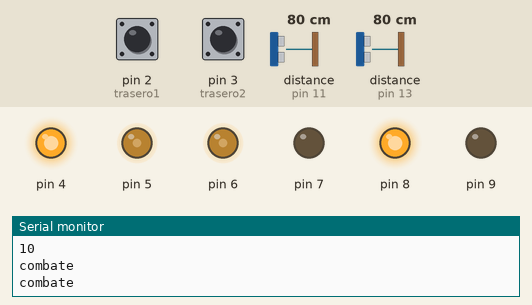
Simulated run of this sketch. Board: Arduino Uno, built with avr-gcc and run on an emulated ATmega328P. Parts: output pins drawn as LEDs (lit = HIGH), the last lines printed to the serial monitor. The inputs (shaded band) are chosen by the test bench; at power-on: distance to the obstacle (sensors on pin 11, pin 13) 80 cm, pin 2 (trasero1) HIGH, pin 3 (trasero2) HIGH. The echo pulse lasts 58.3 µs per cm; pins used as bus, display or sensor lines are not drawn.

Above: at 13.3 s.
13.4 s: distance to the obstacle (sensor on pin 11) set to 2 cm
At 14.6 s:
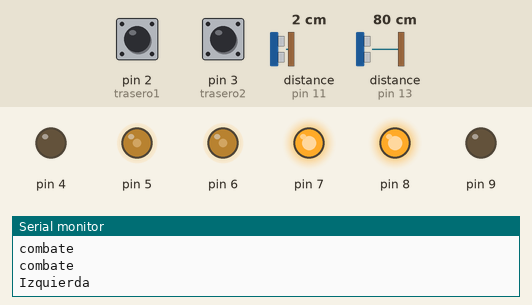
16.5 s: distance to the obstacle (sensor on pin 11) set to 120 cm
At 17.7 s:
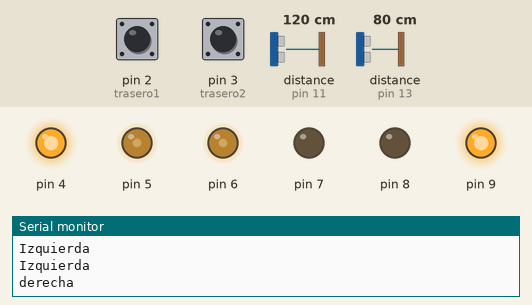
19.6 s: pin 2 (trasero1) pulled LOW for 2.7 s
At 22.9 s:
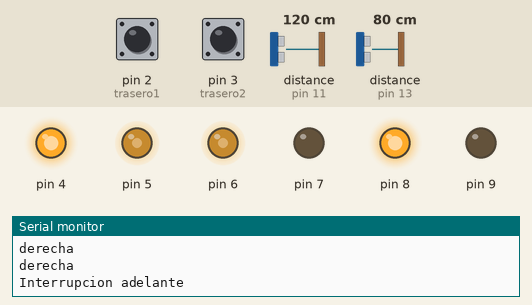
23.8 s: distance to the obstacle (sensor on pin 13) set to 115 cm
26.9 s: distance to the obstacle (sensor on pin 13) set to 123 cm
At 27.7 s:
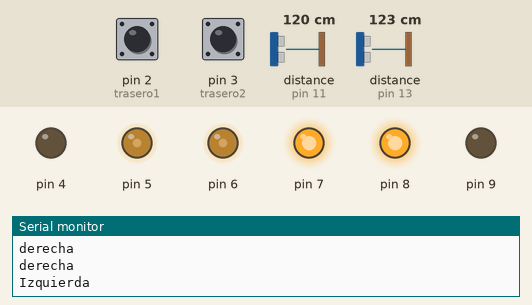
30.0 s: pin 3 (trasero2) pulled LOW for 2.7 s
At 33.3 s:
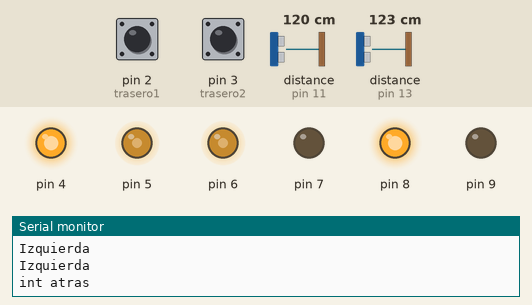
Timing chart, 0 to 35.1 s (numbered marks = the images above; inputs shaded):
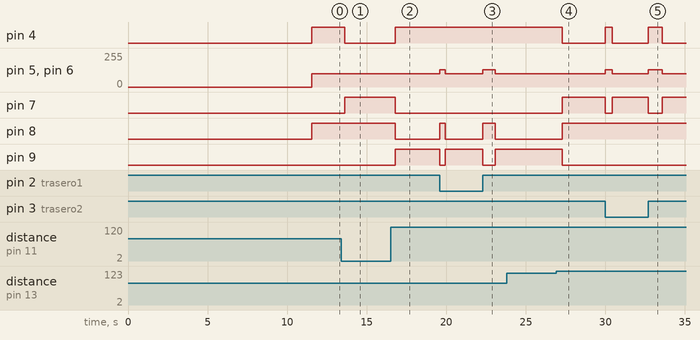

Measured:
- the behaviour switches between 119 and 120 cm on distance to the obstacle (sensor on pin 13) (found by bisection; images 3 and 4)
- after the input at 13.4 s, pin 4: HIGH → LOW after 0.24 s; pin 7: LOW → HIGH after 0.24 s
- after the input at 16.5 s, pin 4, pin 9: LOW → HIGH after 0.29 s; pin 7, pin 8: HIGH → LOW after 0.29 s
- after the input at 19.6 s, pin 5, pin 6: 100/255 → 128/255 at once, → 100/255 0.34 s later, → 128/255 2.4 s later, → 100/255 0.78 s later; pin 8: LOW → HIGH at once, → LOW 0.34 s later, → HIGH 2.4 s later, → LOW 0.78 s later; pin 9: HIGH → LOW at once, → HIGH 0.34 s later, → LOW 2.4 s later, → HIGH 0.78 s later
- after the input at 26.9 s, pin 4, pin 9: HIGH → LOW after 0.38 s; pin 7, pin 8: LOW → HIGH after 0.38 s
- after the input at 30.0 s, pin 4: LOW → HIGH at once, → LOW 0.42 s later, → HIGH 2.3 s later, → LOW 0.87 s later; pin 5, pin 6: 100/255 → 128/255 at once, → 100/255 0.42 s later, → 128/255 2.3 s later, → 100/255 0.87 s later; pin 7: HIGH → LOW at once, → HIGH 0.42 s later, → LOW 2.3 s later, → HIGH 0.87 s later

The sketch:

sumobot_v5.0.ino
```cpp
/*
 * Sumobot Firmware v5.0
 * Escrito por: Ing. Carlos Eduardo Tonche Vazquez.
 * Escrito en : 3 Diciembre 2017.
 *
 * Caracteristicas:
 *  1. Empleo del Motor Driver L298N.
 *  2. Uso de Motorreductores.
 *  3. 2 Sensores Ultrasonicos.
 *  4. Uso de Interupciones en TIMER_1.
 *  5. Uso de Interrupciones para detectar Linea Blanca.
 *  6. Mejora en el Comportamiento agresivo del robot.
 *
 *  Modos de comportamiento general del robot de sumo:
 *  Modo Inicio:
 *                El robot espera a que se de la senal de arranque para realizar
 *                una espera de 10 SEgundos previo a el comienzo del combate.
 *                permite colocar adecuadamente el robot en su debida posicion.
 *  Modo busqueda_combate:
 *                Procede con la buscqueda de oponente, se mejora el comportamiento
 *                agresivo del robot en este modo, no solo busca, tambien agrede
 *                sin esperar un ataque previo como en la version v4.0.
 *  Modo Combate:
 *                Posee tres modos de combate:
 *                1. CW: El robot gira en sentido de las manecillas del reloj.
 *                2. CCW: El robot gira en contra de las manecillas del reloj.
 *                3. FWD_REW: EL robot realiza una embestida continua.
 */

  //Asignacion de termianles para el funcionamiento del Driver L298N
const byte enableA = 5;  //Terminal enA
const byte enableB = 6;  //Terminal enB
const byte Input1 = 4;   //Terminal in1
const byte Input2 = 7;    //Terminal in2
const byte Input3 = 8;   //Terminal in3
const byte Input4 = 9;   //Terminal in4

  //Asignacion de Termianles para los dos sensores ultrasonicos.
  //Sensor Ultrasonico Frontal
const byte trigger = 10;
const byte echo = 11;
  //Sensor ultrasonico trasero
const byte trigger_b = 12;
const byte echo_b = 13;

  //Asignacion de terminales para la deteccion de linea blanca
  //Frontal
const byte trasero1 = 2;
const byte trasero2 = 3;

  //Definicion de la maquina de estados del robot.
enum estados{arranque,izquierda,derecha,giro,combate};
volatile int estado;

  //Variables de almacenamiento de datos temporales
volatile double Ufront = 0;
volatile double Uback = 0;
volatile bool start;
volatile int velocidad = 100;
void setup() {
  Serial.begin(9600);
  configuracion_detectores(trasero1,trasero2);
  configuracion_ultrasonicos(trigger,echo,trigger_b,echo_b);
  motor_drive_init(enableA,Input1,Input2,Input3,Input4,enableB);
  timer_configuration();
  estado = arranque;
  start = false;

}

void loop() {
  switch(estado)
  {
    case arranque:
      for(int j=0;j<=10;j++)
      {
        Serial.println(j);
        delay(1000);
      }
      start = true;
      estado = combate;
    break;
  }
}

void prueba_motores(char dato)
{
  switch(dato)
  {
    case 'w':
      adelanteM1(enableA,Input1,Input2,128);
      adelanteM2(enableB,Input3,Input4,128);
    break;
    case 's':
      atrasM1(enableA,Input1,Input2,128);
      atrasM2(enableB,Input3,Input4,128);
    break;
    case 'd':
      adelanteM1(enableA,Input1,Input2,128);
      atrasM2(enableB,Input3,Input4,128);
    break;
    case 'a':
      atrasM1(enableA,Input1,Input2,128);
      adelanteM2(enableB,Input3,Input4,128);
    break;
    case 'q':
      adelanteM1(enableA,Input1,Input2,0);
      adelanteM2(enableB,Input3,Input4,0);
    break;
  }
}
void timer_configuration(void)
{ //Configuracion del TIMER 1 para que el Prescaler sea de 64 y se sature cada 200ms
  TCCR1A = 0;
  TCCR1B = 0;
  TCCR1B |= (1<<CS12);
  //| (1<<CS10);    //prescaler 1
  TIMSK1 |= (1<<TOIE1); //Enable timer overflow
}

ISR(TIMER1_OVF_vect)
{
  if(start == true)
  {
    Uback = measure_distance(trigger,echo);
    Ufront = measure_distance(trigger_b,echo_b);
    if(Uback > Ufront)
    {
      Serial.println("derecha");
      adelanteM1(enableA,Input1,Input2,velocidad);
      atrasM2(enableB,Input3,Input4,velocidad);
    }
    else if(Uback < Ufront)
    {
      Serial.println("Izquierda");
      atrasM1(enableA,Input1,Input2,velocidad);
      adelanteM2(enableB,Input3,Input4,velocidad);
    }
    else if( (Uback >= 100) || (Ufront >= 100))
    {
      Serial.println("giro");
      atrasM1(enableA,Input1,Input2,velocidad);
      adelanteM2(enableB,Input3,Input4,velocidad );
    }
    else
    {
      Serial.println("combate");
      adelanteM1(enableA,Input1,Input2,velocidad);
      adelanteM2(enableB,Input3,Input4,velocidad);
    }
  }
  /*
    Serial.print("izquierdo : ");
    Serial.print(measure_distance(trigger,echo));
    Serial.print(" , Derecho :  ");
    Serial.println(measure_distance(trigger_b,echo_b));
   */
}

double measure_distance(byte trigger,byte echo)
{
  int duration;
  digitalWrite(trigger,LOW);
  delayMicroseconds(2);
  digitalWrite(trigger,HIGH);
  delayMicroseconds(10);
  digitalWrite(trigger,LOW);
  duration = pulseIn(echo,HIGH);
  return (duration * 0.034)/2;
}

void motor_drive_init(byte enA,byte in1,byte in2,byte in3,byte in4,byte enB)
{
  pinMode(enA,OUTPUT);
  pinMode(in1,OUTPUT);
  pinMode(in2,OUTPUT);
  pinMode(in3,OUTPUT);
  pinMode(in4,OUTPUT);
  pinMode(enB,OUTPUT);
}
void adelanteM1(byte pwm,byte dir1,byte dir2,int vel)
{
  digitalWrite(dir1,HIGH);
  digitalWrite(dir2,LOW);
  analogWrite(pwm,vel);
}

void adelanteM2(byte pwm,byte dir1,byte dir2,int vel)
{
  digitalWrite(dir1,HIGH);
  digitalWrite(dir2,LOW);
  analogWrite(pwm,vel);
}

void atrasM1(byte pwm,byte dir1,byte dir2,int vel)
{
  digitalWrite(dir1,LOW);
  digitalWrite(dir2,HIGH);
  analogWrite(pwm,vel);
}

void atrasM2(byte pwm,byte dir1,byte dir2,int vel)
{
  digitalWrite(dir1,LOW);
  digitalWrite(dir2,HIGH);
  analogWrite(pwm,vel);
}

void configuracion_detectores(byte adelante, byte atras)
{
  pinMode(trasero1,INPUT_PULLUP);
  pinMode(trasero2,INPUT_PULLUP);
  attachInterrupt(digitalPinToInterrupt(trasero1),deteccion_adelante,CHANGE);
  attachInterrupt(digitalPinToInterrupt(trasero2),deteccion_atras,CHANGE);
}
void deteccion_atras(void)
{
  Serial.println("int atras");
   adelanteM1(enableA,Input1,Input2,128);
   adelanteM2(enableB,Input3,Input4,128);
}

void deteccion_adelante(void)
{
  Serial.println("Interrupcion adelante");
  adelanteM1(enableA,Input1,Input2,128);
  adelanteM2(enableB,Input3,Input4,128);
}

void configuracion_ultrasonicos(byte trigger1, byte echo1, byte trigger2, byte echo2)
{
  pinMode(trigger1,OUTPUT);
  pinMode(echo1,INPUT);
  pinMode(trigger2,OUTPUT);
  pinMode(echo2,INPUT);
}
```
